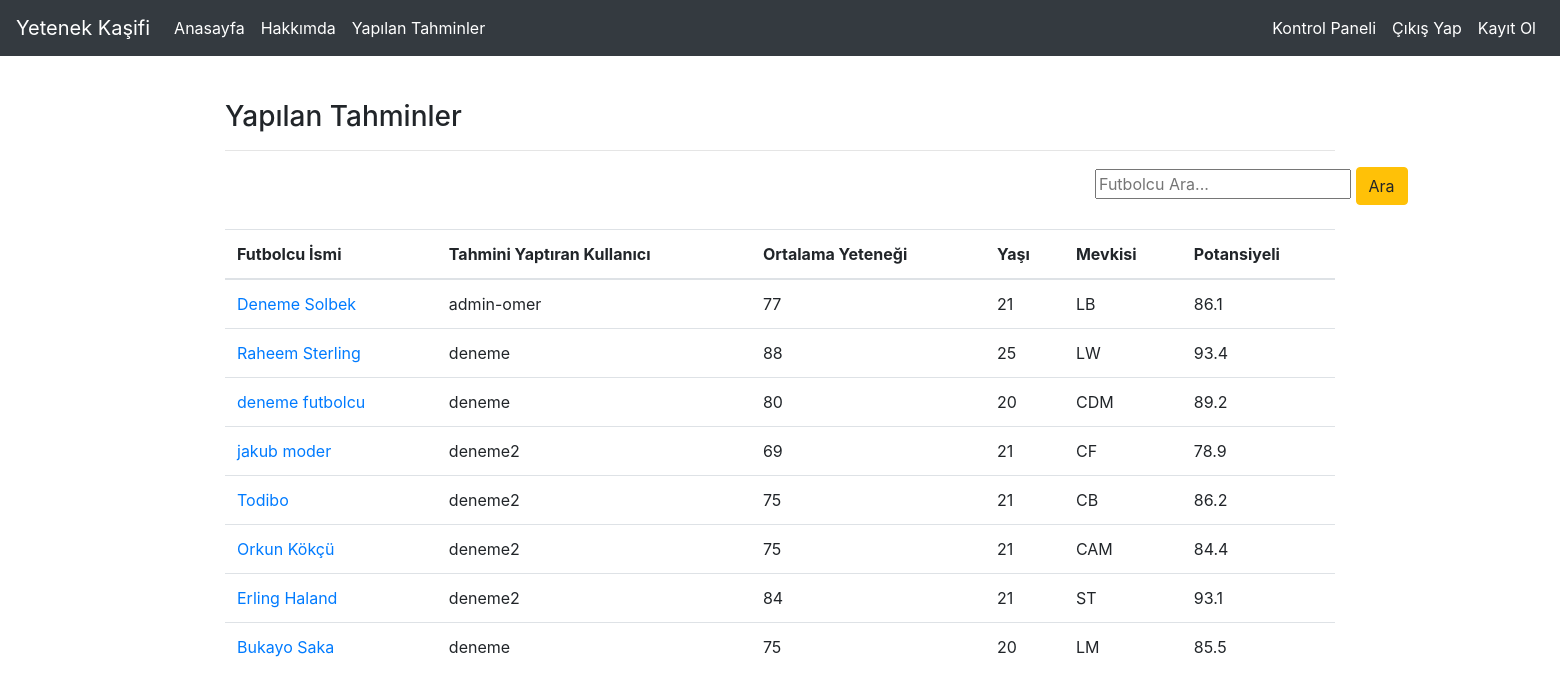
/aimodel/ (signed in), run on the app's committed database.
### aimodel/models.py (models this page shows, shortened)
class LinearModel(models.Model):
    user = models.ForeignKey("auth.user",on_delete= models.CASCADE)
    isim = models.CharField(max_length=50)
    Overal = models.FloatField(verbose_name="Ortalama",default=70)
    Height = models.FloatField(verbose_name="Boy",default= 175)
    Weight = models.FloatField(verbose_name="Kilo",default=70)
    Age = models.FloatField(verbose_name="Yaş",default=18)
    WeakFoot = models.FloatField(verbose_name="Zayıf Ayak Yeteneği",default=3)
    SkillMoves = models.FloatField(verbose_name="Beceri Hareketleri",default=3)
    Value = models.FloatField(verbose_name="Piyas Değeri",default=15000000)
    Wage = models.FloatField(verbose_name="Haftalık Maaşı(€)",default=50000)
    Positions = ( ('CAM' ,"CAM"),
            ('CB'  ,"CB"),
            ('CDM' ,"CDM"),
            ('CF'  ,"CF"),
            ('CF'  ,"CM"),
            ('GK'  ,"GK"),
            ('LB'  ,"LB"),
            ('LM'  ,"LM"),
            ('LW'  ,"LW"),
            ('LWB' ,"LWB"),
            ('RB'  ,"RB"),
            ('RM'  ,"RM"),
            ('RW'  ,"RW"),
            ('RWB' ,"RWB"),
            ('ST'  ,"ST") )
    Position = models.CharField(max_length=50,choices=Positions,verbose_name="Mevkisi",default="CAM")
    WorkRates = ( ('High/High' ,"High/High"),
            ('High/Low'  ,"High/Low"),
            ('High/Medium' ,"High/Medium"),
            ('Low/High'  ,"Low/High"),
            ('Low/Low'  ,"Low/Low"),
            ('Low_Medium'  ,"Low_Medium"),
            ('Medium/High'  ,"Medium/High"),
            ('Medium/Low'  ,"Medium/Low"),
            ('Medium/Medium'  ,"Medium/Medium"))
    WorkRate = models.CharField(max_length=50,choices=WorkRates,verbose_name="Çalışma Oranları",default="Medium/Medium")
    Foots = ( ('Sağ','Sağ'),
              ('Sol','Sol'))
    PreferredFoot_R = models.CharField(max_length=50,choices=Foots,verbose_name="Tercih Ettiği Ayak",default="Sağ")
    GKSkills = models.FloatField(verbose_name="Kalecilik Yetenekleri",default=70)
    Shooting = models.FloatField(verbose_name="Şut Yetenekleri",default=70)
    Physical = models.FloatField(verbose_name="Fiziki Yetenekleri",default=70)
    Mental = models.FloatField(verbose_name="Mental Kabiliyeti",default=70)
    Defence = models.FloatField(verbose_name="Defansif Yeteneği",default=70)
    Passing = models.FloatField(verbose_name="Pas Yeteneği",default=70)
    BallSkills = models.FloatField(verbose_name="Topla Oynama Becerisi",default=70)
    Result = models.FloatField(verbose_name="Tahmini Potansiyeli",default=70)
    created_date = models.DateTimeField(auto_now_add=True)

### aimodel/views.py (the view)
# urls.py: path('',views.predicts,name="predicts"),
@login_required(login_url="user:login")
def predicts(request):
    keyword = request.GET.get("keyword")
    if keyword:
        predicts = LinearModel.objects.filter(isim__contains = keyword)
        return render(request,"predicts.html",{"predicts":predicts})
    predicts = LinearModel.objects.all()
    return render(request,"predicts.html",{"predicts":predicts})

### templates/predicts.html (shortened to what this page needs)
{% extends "layout.html" %}
{% block body %}
<h3>Yapılan Tahminler</h3>
<hr>
<div class ="row">
    <div class="col-md-10 offset-md-9">
        <div class="col-lg-8">
            <form>
                <input type="text" name = "keyword" class="input-sm" maxlength="64" placeholder="Futbolcu Ara...">
              <button type="submit" class="btn btn-warning">Ara</button>
            </form>
      </div>
    </div>
</div>
<br>
{% if predicts %}
<table class="table ">
    <thead>
      <tr>
        <th scope="col">Futbolcu İsmi</th>
        <th scope="col">Tahmini Yaptıran Kullanıcı</th>
        <th scope="col">Ortalama Yeteneği</th>
        <th scope="col">Yaşı</th>
        <th scope="col">Mevkisi</th>
        <th scope="col">Potansiyeli</th>
      </tr>
    </thead>
    <tbody>
{% for predict in predicts %}
<tr>
        <td><a href="/aimodel/predict/{{predict.id}}">{{predict.isim}}</a></td>
        <td>{{predict.user.username}}</td>
        <td>{{predict.Overal|floatformat}}</td>
        <td>{{predict.Age|floatformat:"0"}}</td>
        <td>{{predict.Position}}</td>
        <td>{{predict.Result|floatformat}}</td>
    </tr>
{% endfor %}
{% else %}
<div class = "alert alert-danger">
Tahmin bulunamadı!</div>
{% endif %}
{% endblock body %}

### templates/layout.html (shortened to what this page needs)
<!DOCTYPE html>
{% load static %}
<html lang="en">
<head>
    <link rel="stylesheet" href="{% static 'css/bootstrap.min.css' %}">
</head>
<body>
    {% include "includes/navbar.html" %}
        <div style = "margin-top : 100px; margin-bottom:100px;" class = "container">
            {% block body %}
            {% endblock body %}
        </div>
    </body>
</html>

### templates/includes/navbar.html (shortened to what this page needs)
<nav class="navbar navbar-expand-md navbar-dark fixed-top bg-dark">
  <a class="navbar-brand" href="/">Yetenek Kaşifi</a>
  <div class="collapse navbar-collapse" id="navbarCollapse">
    <ul class="navbar-nav mr-auto">
      <li class="nav-item active">
        <a class="nav-link" href="{% url 'index'  %}">Anasayfa </a>
      </li>
      <li class="nav-item active">
        <a class="nav-link" href="{% url 'about'%}">Hakkımda</a>
      </li>
      {% if request.user.is_authenticated %}
      <li class="nav-item active">
        <a class="nav-link" href="{% url 'aimodel:predicts' %}">Yapılan Tahminler</a>
      </li>
      {% endif %}
    </ul>
    <ul class="navbar-nav ml-auto">
      {% if request.user.is_authenticated %}
      <li class="nav-item active">
        <a class="nav-link" href="/aimodel/dashboard">Kontrol Paneli</a>
      </li>
      <li class="nav-item active">
        <a class="nav-link" href="{% url 'user:logout' %}">Çıkış Yap</a>
      </li>
      {% else %}
    <li class="nav-item active">
      <a class="nav-link" href="{% url 'user:login'  %}">Giriş Yap</a>
    </li>
    {% endif %}
    <li class="nav-item active">
      <a class="nav-link" href="{% url 'user:register'  %}">Kayıt Ol</a>
    </li>
  </ul>
  </div>
</nav>

### data on the page
LinearModel: isim "Deneme Solbek", user.username "admin-omer", Overal "77", Age "21", Position "LB", Result "86.1"
LinearModel: isim "Raheem Sterling", user.username "deneme", Overal "88", Age "25", Position "LW", Result "93.4"
LinearModel: isim "deneme futbolcu", user.username "deneme", Overal "80", Age "20", Position "CDM", Result "89.2"
LinearModel: isim "jakub moder", user.username "deneme2", Overal "69", Age "21", Position "CF", Result "78.9"
LinearModel: isim "Todibo", user.username "deneme2", Overal "75", Age "21", Position "CB", Result "86.2"
LinearModel: isim "Orkun Kökçü", user.username "deneme2", Overal "75", Age "21", Position "CAM", Result "84.4"
LinearModel: isim "Erling Haland", user.username "deneme2", Overal "84", Age "21", Position "ST", Result "93.1"
LinearModel: isim "Bukayo Saka", user.username "deneme", Overal "75", Age "20", Position "LM", Result "85.5"
